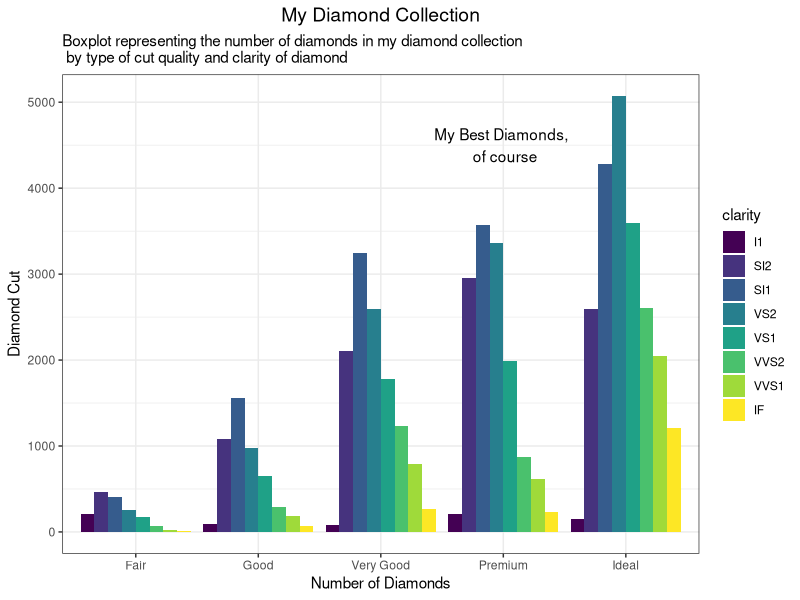
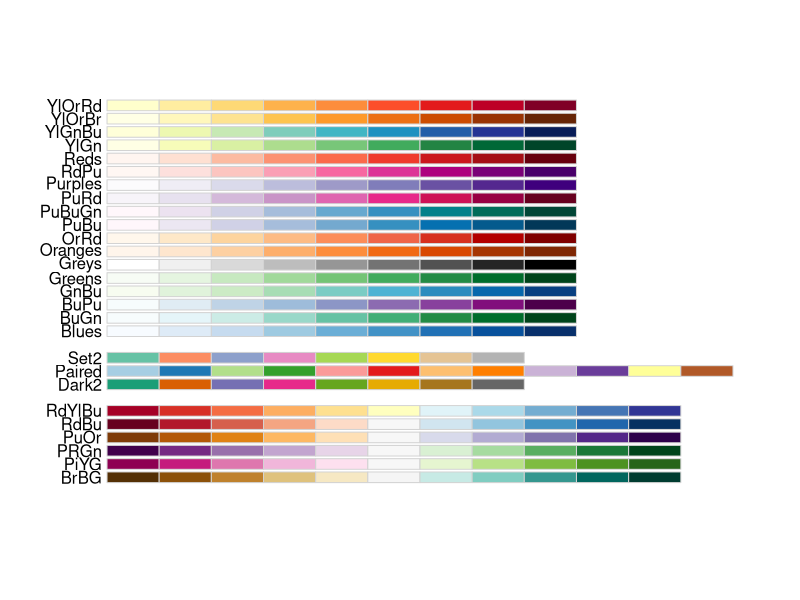

These charts were generated, in order, by the following R code:
## ---- chunk 1
knitr::opts_chunk$set(echo = FALSE)
## ---- chunk 2
library("ggplot2")
library("magrittr") #so I can do some piping
data("diamonds")
data("mpg")
data("iris")
theme_set(theme_bw()) #I'll give you this one, you can set the theme individually for graphs
#or you can set the theme for all the graphs using theme_set()
#theme_bw() is best theme (IMO)

#for graph 3:
library("ggrepel")


## ---- chunk 3
data("diamonds")
#hint think about the *position* the bars are in...
## ---- chunk 4

ggplot(diamonds, aes(cut)) + 
  geom_bar(aes(fill=clarity), position = "dodge") +
  xlab("Number of Diamonds") +
  ylab("Diamond Cut") +
  ggtitle(label="My Diamond Collection",subtitle="Boxplot representing the number of diamonds in my diamond collection \n by type of cut quality and clarity of diamond") + theme(plot.title = element_text(hjust = 0.5, size = 14)) +
  annotate("text", x=4, y=4500, label= "My Best Diamonds, \n of course")

## ---- chunk 5
data("iris")
## ---- chunk 6

## ---- chunk 7
data("mpg")
corvette <- mpg[mpg$model == "corvette",]
#install
require("ggrepel") #useful for making text annotations better, hint hint
set.seed(42)
## ---- chunk 8

## ---- chunk 9
data(mpg)

#hint for the coloring, colorbrewer and you can set palette colors and make your graphs colorblind friendly
library(RColorBrewer)
display.brewer.all(colorblindFriendly = T) #take a look at the colorblindfriendly options
## ---- chunk 10

